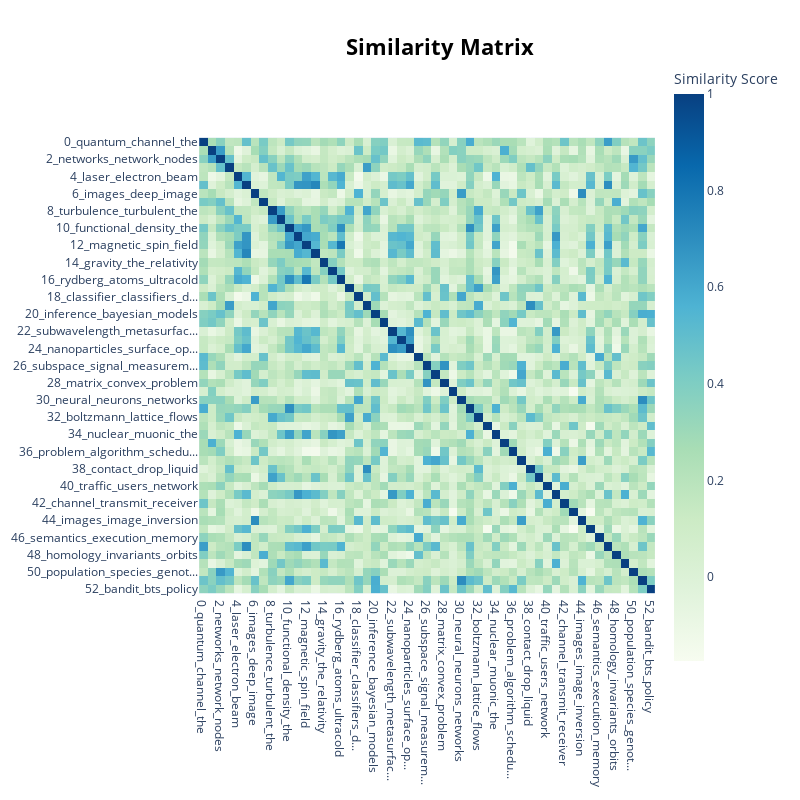

Notebook cell for this chart:
### Code cell
topic_model.visualize_heatmap()

### Figure 1 — Plotly figure (JSON) as saved in the notebook; plotly's stock layout.template omitted (floating-point values rounded to 4 significant figures; data arrays with more than 128 entries replaced by an {"elided": "..."} marker saying what was removed)
{"data": [{"coloraxis": "coloraxis", "hovertemplate": "x: %{x}<br>y: %{y}<br>Similarity Score: %{z}<extra></extra>", "name": "0", "type": "heatmap", "x": ["0_quantum_channel_the", "1_social_of_and", "2_networks_network_nodes", "3_cell_of_the", "4_laser_electron_beam", "5_quantum_photon_photons", "6_images_deep_image", "7_graph_graphs_vertices", "8_turbulence_turbulent_the", "9_magnetic_plasma_reconnect...", "10_functional_density_the", "11_topological_photonic_hall", "12_magnetic_spin_field", "13_comb_frequency_combs", "14_gravity_the_relativity", "15_detector_dark_experiment", "16_rydberg_atoms_ultracold", "17_method_numerical_methods", "18_classifier_classifiers_d...", "19_shear_granular_flow", "20_inference_bayesian_models", "21_agents_ranking_items", "22_subwavelength_metasurfac...", "23_graphene_plasmon_the", "24_nanoparticles_surface_op...", "25_languages_proof_language", "26_subspace_signal_measurem...", "27_imaging_speckle_phasesum", "28_matrix_convex_problem", "29_students_software_research", "30_neural_neurons_networks", "31_hamiltonian_basis_the", "32_boltzmann_lattice_flows", "33_control_safety_vehicles", "34_nuclear_muonic_the", "35_privacy_data_users", "36_problem_algorithm_schedu...", "37_imaging_reconstruction_mri", "38_contact_drop_liquid", "39_wave_waves_equation", "40_traffic_users_network", "41_spin_vortices_transverse", "42_channel_transmit_receiver", "43_commutativity_timevaryin...", "44_images_image_inversion", "45_glass_siv_diamond", "46_semantics_execution_memory", "47_entanglement_quantum_ent...", "48_homology_invariants_orbits", "49_equations_field_null", "50_population_species_genot...", "51_deep_neural_learning", "52_bandit_bts_policy"], "xaxis": "x", "y": ["0_quantum_channel_the", "1_social_of_and", "2_networks_network_nodes", "3_cell_of_the", "4_laser_electron_beam", "5_quantum_photon_photons", "6_images_deep_image", "7_graph_graphs_vertices", "8_turbulence_turbulent_the", "9_magnetic_plasma_reconnect...", "10_functional_density_the", "11_topological_photonic_hall", "12_magnetic_spin_field", "13_comb_frequency_combs", "14_gravity_the_relativity", "15_detector_dark_experiment", "16_rydberg_atoms_ultracold", "17_method_numerical_methods", "18_classifier_classifiers_d...", "19_shear_granular_flow", "20_inference_bayesian_models", "21_agents_ranking_items", "22_subwavelength_metasurfac...", "23_graphene_plasmon_the", "24_nanoparticles_surface_op...", "25_languages_proof_language", "26_subspace_signal_measurem...", "27_imaging_speckle_phasesum", "28_matrix_convex_problem", "29_students_software_research", "30_neural_neurons_networks", "31_hamiltonian_basis_the", "32_boltzmann_lattice_flows", "33_control_safety_vehicles", "34_nuclear_muonic_the", "35_privacy_data_users", "36_problem_algorithm_schedu...", "37_imaging_reconstruction_mri", "38_contact_drop_liquid", "39_wave_waves_equation", "40_traffic_users_network", "41_spin_vortices_transverse", "42_channel_transmit_receiver", "43_commutativity_timevaryin...", "44_images_image_inversion", "45_glass_siv_diamond", "46_semantics_execution_memory", "47_entanglement_quantum_ent...", "48_homology_invariants_orbits", "49_equations_field_null", "50_population_species_genot...", "51_deep_neural_learning", "52_bandit_bts_policy"], "yaxis": "y", "z": {"elided": "53x53 float values"}}], "layout": {"coloraxis": {"colorbar": {"title": {"text": "Similarity Score"}}, "colorscale": [[0, "rgb(247,252,240)"], [0.125, "rgb(224,243,219)"], [0.25, "rgb(204,235,197)"], [0.375, "rgb(168,221,181)"], [0.5, "rgb(123,204,196)"], [0.625, "rgb(78,179,211)"], [0.75, "rgb(43,140,190)"], [0.875, "rgb(8,104,172)"], [1, "rgb(8,64,129)"]]}, "height": 800, "hoverlabel": {"bgcolor": "white", "font": {"family": "Rockwell", "size": 16}}, "legend": {"title": {"text": "Trend"}}, "margin": {"t": 60}, "showlegend": true, "title": {"font": {"color": "Black", "size": 22}, "text": "<b>Similarity Matrix</b>", "x": 0.55, "xanchor": "center", "y": 0.95, "yanchor": "top"}, "width": 800, "xaxis": {"anchor": "y", "constrain": "domain", "domain": [0, 1], "scaleanchor": "y"}, "yaxis": {"anchor": "x", "autorange": "reversed", "constrain": "domain", "domain": [0, 1]}}}
